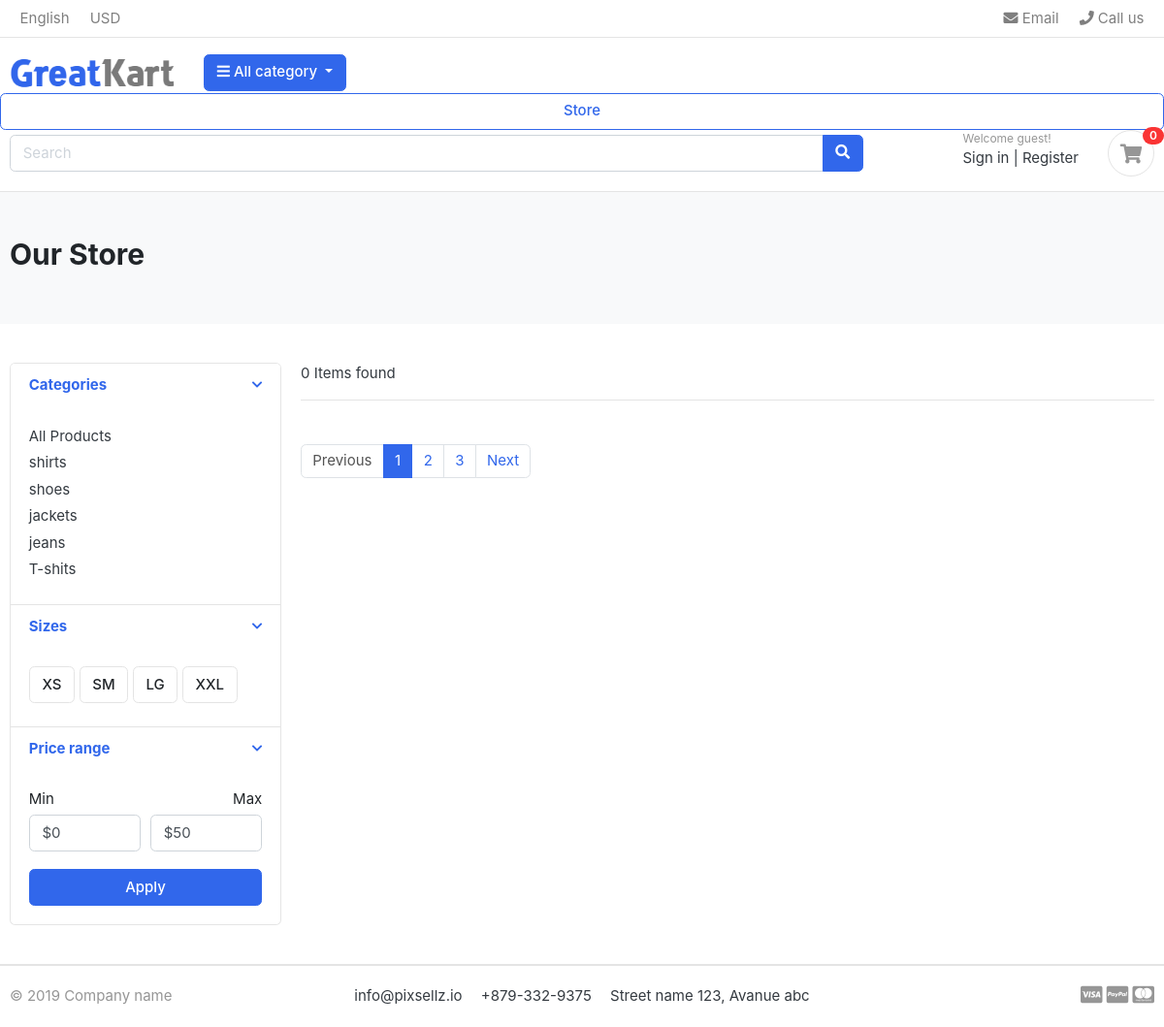
The page /store/shirts/ on the database as committed earlier.
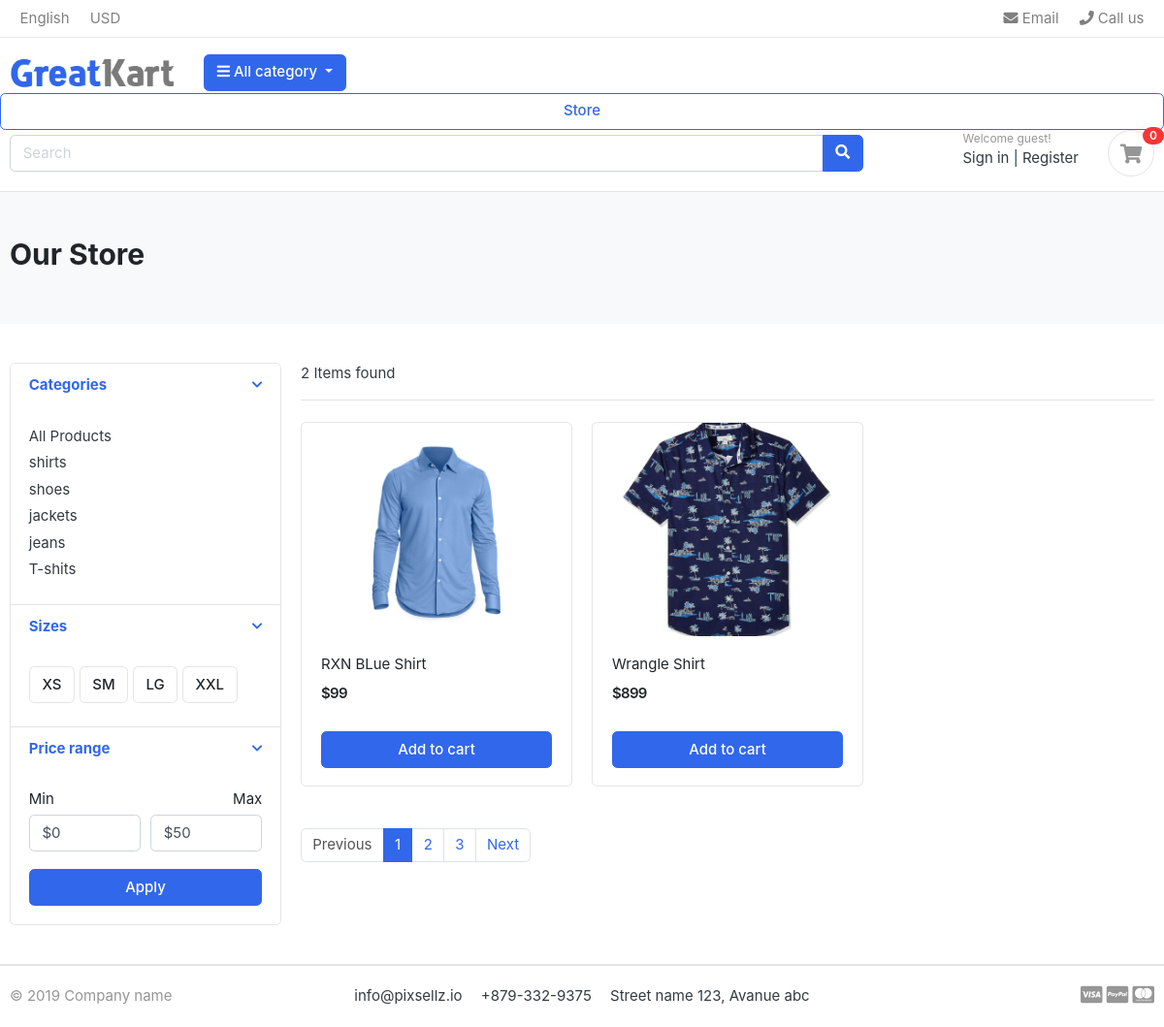
The same page on the database as committed later.
### category/models.py (models this page shows, shortened)
class Category(models.Model):
    category_name=models.CharField(max_length=50,unique=True)
    slug=models.SlugField(max_length=500,unique=True)
    discription=models.TextField(max_length=300,blank=True)
    cat_image=models.ImageField(upload_to='photos/category',blank=True)
    class Meta:
        verbose_name='category'
        verbose_name_plural='categories'

### store/models.py (models this page shows, shortened)
class Product(models.Model):
    product_name=models.CharField(max_length=200,unique=True)
    slug        =models.SlugField(max_length=300,unique=True)
    description =models.TextField(max_length=500,blank=True)
    price       =models.IntegerField()
    image       =models.ImageField(upload_to='photos/products')
    stock       =models.IntegerField()
    is_available=models.BooleanField(default=True)
    category    =models.ForeignKey(Category,on_delete=models.CASCADE)
    created_data=models.DateTimeField(auto_now_add=True)
    modified    =models.DateTimeField(auto_now=True)

### store/views.py (the view)
# urls.py: path("store/",include('store.urls')),
def store(request,category_slug=None):
    categories=None
    products=None
    if category_slug!=None:
       print(category_slug)
       categories= get_object_or_404(Category, slug=category_slug)
       products=Product.objects.filter(category=categories,is_available=True)
       products_count=products.count()
    else:
        products=Product.objects.filter(is_available=True)
        products_count=products.count()
    context={
        'products':products,
        'products_count':products_count,
    }
    return render(request,'store/store.html',context)

### carts/context_processors.py (called while the page is built)
def counter(request):
    cart_count=0
    if 'admin' is request.path:
        return {}
    else:
        try:
            cart=Cart.objects.get(cart_id=_cart_id(request))
            cart_items=CartItem.objects.all()
            for cart_item in cart_items:
                cart_count+=cart_item.quantity
        except Cart.DoesNotExist:
            cart_count=0
    return dict(cart_count=cart_count)

### carts/views.py (called while the page is built)
def _cart_id(request):                                   # to get cart session id
    cart=request.session.session_key
    if not cart:
        cart=request.session.create()
    return cart

### category/context_processors.py (called while the page is built)
def menu_links(request):
    all_links=Category.objects.all()
    return dict(links=all_links)

### store/templates/store/store.html (shortened to what the changed rows need)
{% extends 'app/base.html'%}
{% load static  %}
{% block content %}
<section class="section-pagetop bg">
    <div class="container">
        <h2 class="title-page">Our Store</h2>
    </div>
    </section>
    <section class="section-content padding-y">
    <div class="container">
    <div class="row">
        <aside class="col-md-3">
    <div class="card">
        <article class="filter-group">
            <div class="filter-content collapse show" id="collapse_1" style="">
                <div class="card-body">
                    <ul class="list-menu">
                        {% for category in links %}
                    <li><a href="{% url 'product_by_category' category.category_name %}">{{category.category_name}}</a></li>
                    {% endfor %}
                    </ul>
                </div>
            </div>
        </article>
    </div>
        </aside>
        <main class="col-md-9">
    <header class="border-bottom mb-4 pb-3">
            <div class="form-inline">
                <span class="mr-md-auto">{{products_count}} Items found </span>
            </div>
    </header>
    <div class="row">
        {% for product in products %}
        <div class="col-md-4">
            <figure class="card card-product-grid">
                <div class="img-wrap">
                 <img src="{{product.image.url}}">
                </div>
                <figcaption class="info-wrap">
                    <div class="fix-height">
                        <a href="{% url 'product_details' product.category.slug product.slug %}" class="title">{{product.product_name}}</a>
                        <div class="price-wrap mt-2">
                            <span class="price">${{product.price}}</span>
                        </div>
                    </div>
                    <a href="#" class="btn btn-block btn-primary">Add to cart </a>
                </figcaption>
            </figure>
        </div>
        {% endfor %}
    </div>
        </main>
    </div>
    </div>
    </section>
{% endblock %}

Rows that differ between the two databases and show on the page:
added Product: image (picture), product_name "RXN BLue Shirt", price "99"
added Product: image (picture), product_name "Wrangle Shirt", price "899"
Other text that changed with them:
{{ products_count }}: "0" → "2"
